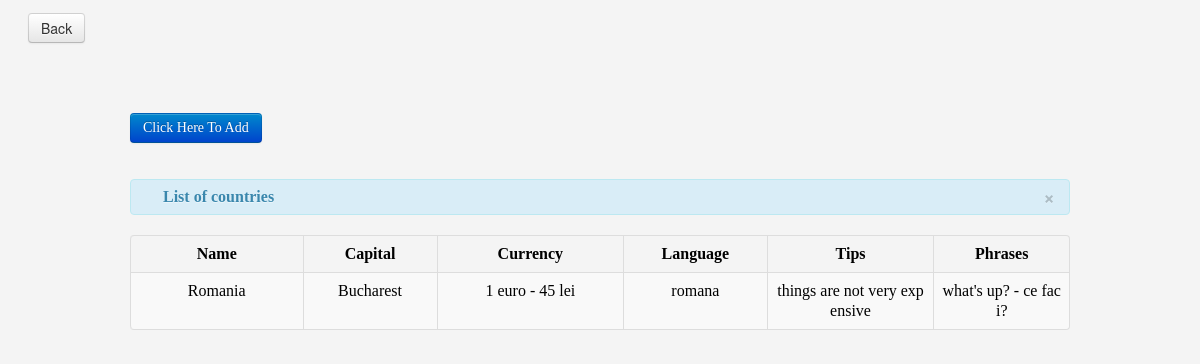
The app's page /modules/List_countries.php with its own data.
### tables this page shows
CREATE TABLE IF NOT EXISTS `country` (
  `idCountry` int(11) NOT NULL AUTO_INCREMENT,
  `name` varchar(255) NOT NULL,
  `capital` varchar(255) NOT NULL,
  `currency` varchar(255) NOT NULL,
  `language` varchar(255) NOT NULL,
  `tips` varchar(255) NOT NULL,
  `phrases` varchar(255) NOT NULL,
  PRIMARY KEY (`idCountry`)
);

### modules/List_countries.php (the view, shortened to what this page needs)
<!doctype html>
<html>
<!doctype html>
<html>
 <head>
     <?php include('../template/links_head_table.php'); ?>
 </head>
  <body>
<?php include('../template/header_user_table.php'); ?>
<main>
      <div class="row-fluid">
          <div class="span12">
              <div class="container">
  <?php include('add_country.php'); ?>
                          <table cellpadding="0" cellspacing="0" border="0" class="table table-striped table-bordered" id="example">
                              <div class="alert alert-info">
                                  <button type="button" class="close" data-dismiss="alert">&times;</button>
                                  <strong><i class="icon-user icon-large"></i>&nbsp;List of countries</strong>
                              </div>
                              <thead>
                                  <tr>
                                      <th style="text-align:center;">Name</th>
                                      <th style="text-align:center;">Capital</th>
                                      <th style="text-align:center;">Currency</th>
                                      <th style="text-align:center;">Language</th>
                                      <th style="text-align:center;">Tips</th>
                                      <th style="text-align:center;">Phrases</th>
                                  </tr>
                              </thead>
                              <tbody>
               <?php
                 require_once('../connectdb_pdo.php');
                 $result = $bdd->prepare("SELECT * FROM country ORDER BY idCountry ASC");
                 $result->execute();
                 for($i=0; $row = $result->fetch(); $i++){
               ?>
                 <tr>
                 <td style="text-align:center; word-break:break-all; width:300px;"> <?php echo $row ['name']; ?></td>
                 <td style="text-align:center; word-break:break-all; width:200px;"> <?php echo $row ['capital']; ?></td>
                  <td style="text-align:center; word-break:break-all; width:300px;"> <?php echo $row ['currency']; ?></td>
                 <td style="text-align:center; word-break:break-all; width:200px;"> <?php echo $row ['language']; ?></td>
                  <td style="text-align:center; word-break:break-all; width:300px;"> <?php echo $row ['tips']; ?></td>
                 <td style="text-align:center; word-break:break-all; width:200px;"> <?php echo $row ['phrases']; ?></td>
                 </div>
                 <?php } ?>
          </div>
          </div>
</main>
  </body>
  </html>

### records on screen
country: name "Romania", capital "Bucharest", currency "1 euro - 45 lei", language "romana", tips "things are not very expensive", phrases "what's up? - ce faci?"
